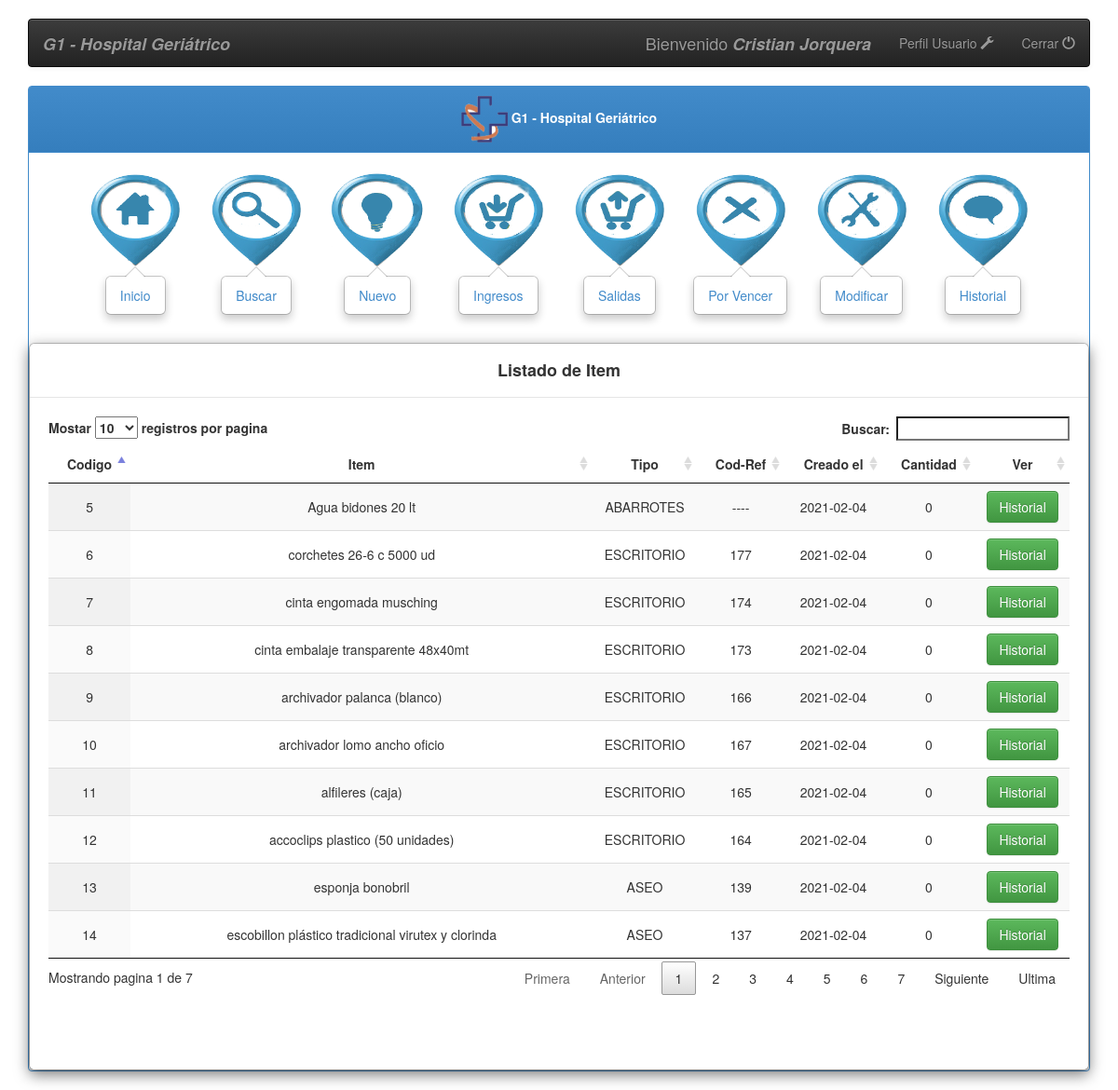
Screenshot of /Bodega/historial.php (signed in) with the database file from the repository.
### tables this page shows
CREATE TABLE `producto` (
  `id_prod` int(11) NOT NULL,
  `descrip` varchar(255) NOT NULL,
  `tipo` varchar(255) NOT NULL,
  `cod_ref` varchar(255) DEFAULT NULL,
  `cant_total` int(11) DEFAULT NULL,
  `creacion` date DEFAULT NULL
);

### Bodega/class/conexion.php (the view, shortened to what this page needs)
<?php
class sistema{
		function ListadoHistorial(){
			$sql = mysql_query("SELECT * FROM producto");
			if(mysql_num_rows($sql)>0){
				while($mostrar = mysql_fetch_array($sql)){
					if ($mostrar['creacion']== '0000-00-00'){
						$creacion = "----";
					}else{
						$creacion = $mostrar['creacion'];
						}
					if ($mostrar['cod_ref']== ''){
						$cod_ref = "----";
					}else{
						$cod_ref = $mostrar['cod_ref'];
						}
					if ($mostrar['cant_total']== ''){
						$cant_total = "0";
					}else{
						$cant_total = $mostrar['cant_total'];
						}
					echo '<tr>
								<td>'.$mostrar['id_prod'].'</td>
								<td>'.$mostrar['descrip'].'</td>
								<td>'.$mostrar['tipo'].'</td>
								<td>'.$cod_ref.'</td>
								<td>'.$creacion.'</td>
								<td>'.$cant_total.'</td>
								<td><input type="button" value="Historial" title="BindCard" class="btn btn-success" onClick="verHistorial(/'.$mostrar['id_prod'].'/)"></td>
							</tr>';
				}
			}else{
				echo '<tr><td colspan="7"><div align="center"><p class="alert alert-info">No se encontraron registros...</p></div></td></tr>';
			}
		}
}
?>

### Bodega/historial.php (shortened to what this page needs)
<?php
	include('class/conexion.php');
	$clase = new sistema;
?>
<!DOCTYPE html>
<html lang="es">
<head>
    <link href="bootstrap/css/bootstrap.css" rel="stylesheet">
    <link href="bootstrap/css/bootstrap.min.css" rel="stylesheet">
    <link href="bootstrap/css/bootstrap-theme.css" rel="stylesheet">
    <link href="bootstrap/css/bootstrap-theme.min.css" rel="stylesheet">
    <link href="css/estilos.css" rel="stylesheet">
    <link rel="stylesheet" type="text/css" href="css/csslistado/jquery.dataTables.min.css">
</head>
<body>
	<div class="container">
    	<br>
    	<header>
            <nav class="navbar navbar-default navbar-inverse">
            	<div class="container-fluid">
                	<div class="navbar-header">
                		<span class="navbar-brand"><em><strong> G1 - Hospital Geriátrico</strong></em></span>
                	</div>
                    <ul class="nav navbar-nav navbar-right">
                    	<span class="navbar-brand"> Bienvenido <em><strong><?php echo $_SESSION["nombre"];?> <?php echo $_SESSION["apellido"];?></strong></em></span>
                    	<li><a href="user.php">Perfil Usuario <span class="glyphicon glyphicon-wrench"></span></a></li>
                        <li><a href="log/logout.php">Cerrar <span class="glyphicon glyphicon-off"></span></a></li>
                    </ul>
                </div>
            </nav>
        </header>
        <div class="row">
            <div class="col-xs-12">
            	<div class="panel panel-primary">
                    <div class="panel-heading" align="center"><img src="img/logosinfondo.png" width="50px" height="50px"><strong> G1 - Hospital Geriátrico</strong></div>
                        <div class="panel-body" align="center">
                        	<div class="row">
                            <a href="index.php" class="btn img-rounded" title="Inicio"><img src="img/inicio.png" onMouseOver="this.src='img/inicio2.png';" onMouseOut="this.src='img/inicio.png';" width="100px" height="100px" data-toggle="popover" data-placement="bottom" data-content="Inicio"></a>
                            <a href="listado.php" class="btn img-rounded" title="Buscar Producto"><img src="img/search.png" onMouseOver="this.src='img/search2.png';" onMouseOut="this.src='img/search.png';" width="100px" height="100px" data-toggle="popover" data-placement="bottom" data-content="Buscar"></a>
                            <a href="nuevoitem.php" class="btn img-rounded" title="Nuevo Producto"><img src="img/idea.png" onMouseOver="this.src='img/idea2.png';" onMouseOut="this.src='img/idea.png';" width="100px" height="100px" data-toggle="popover" data-placement="bottom" data-content="Nuevo"></a>
                            <a href="ingreso.php" class="btn img-rounded" title="Ingreso"><img src="img/in.png" onMouseOver="this.src='img/in2.png';" onMouseOut="this.src='img/in.png';" width="100px" height="100px" data-toggle="popover" data-placement="bottom" data-content="Ingresos"></a>
                            <a href="salida.php" class="btn img-rounded" title="Salida"><img src="img/out.png" onMouseOver="this.src='img/out2.png';" onMouseOut="this.src='img/out.png';" width="100px" height="100px" data-toggle="popover" data-placement="bottom" data-content="Salidas"></a>
                            <a href="xvencer.php" class="btn img-rounded" title="Vencimientos Proximos"><img src="img/x.png" onMouseOver="this.src='img/x2.png';" onMouseOut="this.src='img/x.png';" width="100px" height="100px" data-toggle="popover" data-placement="bottom" data-content="Por Vencer"></a>
                            <a href="modificart.php" class="btn img-rounded" title="Modificar Producto"><img src="img/config2.png" onMouseOver="this.src='img/config22.png';" onMouseOut="this.src='img/config2.png';" width="100px" height="100px" data-toggle="popover" data-placement="bottom" data-content="Modificar"></a>
                            <a href="historial.php" class="btn img-rounded" title="Historial de Lote"><img src="img/contac.png" onMouseOver="this.src='img/contac2.png';" onMouseOut="this.src='img/contac.png';" width="100px" height="100px" data-toggle="popover" data-placement="bottom" data-content="Historial"></a>
               			</div>
            	</div>
                <br>
                <br>
                <br>
          	<div class="modal-content">
            <div class="modal-header">
             	<h4 class="modal-title" id="myModalLabel" align="center"><b>Listado de Item</b></h4>
            </div>
            <div class="modal-body">
            <div align="center" id="tablalistado">
            	<table id="example" class="display" cellspacing="0" width="100%">
			<thead>
				<tr>
					<th>Codigo</th>
					<th>Item</th>
					<th>Tipo</th>
					<th>Cod-Ref</th>
					<th>Creado el</th>
					<th>Cantidad</th>
                    <th>Ver</th>
				</tr>
			</thead>
			<tbody>
				<?php $clase->conexion();
                     $clase->ListadoHistorial(); ?>
			</tbody>
		</table>
                <br>
                <br>
                <br>
          </div>
        	</div>
        	</div>
      </div>
</body>
</html>

### Bodega/css/estilos.css (style rules this page uses)
.display tr th { padding-right:10px; padding-bottom:10px; text-align:center; }
.display tr td { padding-right:10px; padding-bottom:10px; text-align:center; }

### rows the page displays
producto: id_prod "5", descrip "Agua bidones 20 lt", tipo "ABARROTES", cod_ref "----", creacion "2021-02-04", cant_total "0"
producto: id_prod "6", descrip "corchetes 26-6 c 5000 ud", tipo "ESCRITORIO", cod_ref "177", creacion "2021-02-04", cant_total "0"
producto: id_prod "7", descrip "cinta engomada musching", tipo "ESCRITORIO", cod_ref "174", creacion "2021-02-04", cant_total "0"
producto: id_prod "8", descrip "cinta embalaje transparente 48x40mt", tipo "ESCRITORIO", cod_ref "173", creacion "2021-02-04", cant_total "0"
producto: id_prod "9", descrip "archivador palanca (blanco)", tipo "ESCRITORIO", cod_ref "166", creacion "2021-02-04", cant_total "0"
producto: id_prod "10", descrip "archivador lomo ancho oficio", tipo "ESCRITORIO", cod_ref "167", creacion "2021-02-04", cant_total "0"
producto: id_prod "11", descrip "alfileres (caja)", tipo "ESCRITORIO", cod_ref "165", creacion "2021-02-04", cant_total "0"
producto: id_prod "12", descrip "accoclips plastico (50 unidades)", tipo "ESCRITORIO", cod_ref "164", creacion "2021-02-04", cant_total "0"
producto: id_prod "13", descrip "esponja bonobril", tipo "ASEO", cod_ref "139", creacion "2021-02-04", cant_total "0"
producto: id_prod "14", descrip "escobillon plástico tradicional virutex y clorinda", tipo "ASEO", cod_ref "137", creacion "2021-02-04", cant_total "0"

### other values shown
$_SESSION["nombre"] "Cristian"
$_SESSION["apellido"] "Jorquera"
